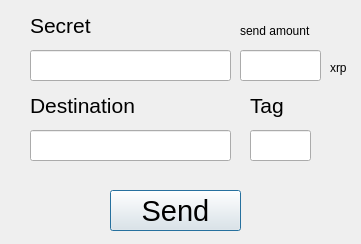
<?xml version="1.0" encoding="UTF-8"?>
<ui version="4.0">
 <class>Dialog</class>
 <widget class="QDialog" name="Dialog">
  <property name="geometry">
   <rect>
    <x>0</x>
    <y>0</y>
    <width>361</width>
    <height>244</height>
   </rect>
  </property>
  <property name="windowTitle">
   <string>Dialog</string>
  </property>
  <widget class="QLineEdit" name="account_secret">
   <property name="geometry">
    <rect>
     <x>30</x>
     <y>50</y>
     <width>201</width>
     <height>31</height>
    </rect>
   </property>
  </widget>
  <widget class="QLabel" name="label_2">
   <property name="geometry">
    <rect>
     <x>30</x>
     <y>10</y>
     <width>71</width>
     <height>31</height>
    </rect>
   </property>
   <property name="font">
    <font>
     <pointsize>16</pointsize>
    </font>
   </property>
   <property name="text">
    <string>Secret</string>
   </property>
  </widget>
  <widget class="QLineEdit" name="destination_account">
   <property name="geometry">
    <rect>
     <x>30</x>
     <y>130</y>
     <width>201</width>
     <height>31</height>
    </rect>
   </property>
  </widget>
  <widget class="QLabel" name="label_3">
   <property name="geometry">
    <rect>
     <x>30</x>
     <y>90</y>
     <width>111</width>
     <height>31</height>
    </rect>
   </property>
   <property name="font">
    <font>
     <pointsize>16</pointsize>
    </font>
   </property>
   <property name="text">
    <string>Destination</string>
   </property>
  </widget>
  <widget class="QLabel" name="label_4">
   <property name="geometry">
    <rect>
     <x>250</x>
     <y>90</y>
     <width>41</width>
     <height>31</height>
    </rect>
   </property>
   <property name="font">
    <font>
     <pointsize>16</pointsize>
    </font>
   </property>
   <property name="text">
    <string>Tag</string>
   </property>
  </widget>
  <widget class="QLineEdit" name="destination_tag">
   <property name="geometry">
    <rect>
     <x>250</x>
     <y>130</y>
     <width>61</width>
     <height>31</height>
    </rect>
   </property>
  </widget>
  <widget class="QLabel" name="label_5">
   <property name="geometry">
    <rect>
     <x>240</x>
     <y>20</y>
     <width>81</width>
     <height>21</height>
    </rect>
   </property>
   <property name="font">
    <font>
     <pointsize>9</pointsize>
    </font>
   </property>
   <property name="text">
    <string>send amount</string>
   </property>
  </widget>
  <widget class="QLineEdit" name="send_amount">
   <property name="geometry">
    <rect>
     <x>240</x>
     <y>50</y>
     <width>81</width>
     <height>31</height>
    </rect>
   </property>
  </widget>
  <widget class="QPushButton" name="send_button">
   <property name="geometry">
    <rect>
     <x>110</x>
     <y>190</y>
     <width>131</width>
     <height>41</height>
    </rect>
   </property>
   <property name="font">
    <font>
     <pointsize>22</pointsize>
    </font>
   </property>
   <property name="text">
    <string>Send</string>
   </property>
  </widget>
  <widget class="QLabel" name="label">
   <property name="geometry">
    <rect>
     <x>330</x>
     <y>60</y>
     <width>31</width>
     <height>16</height>
    </rect>
   </property>
   <property name="text">
    <string>xrp</string>
   </property>
  </widget>
  <widget class="QLabel" name="account_balance">
   <property name="geometry">
    <rect>
     <x>120</x>
     <y>20</y>
     <width>47</width>
     <height>13</height>
    </rect>
   </property>
   <property name="text">
    <string/>
   </property>
  </widget>
 </widget>
 <resources/>
 <connections/>
</ui>
